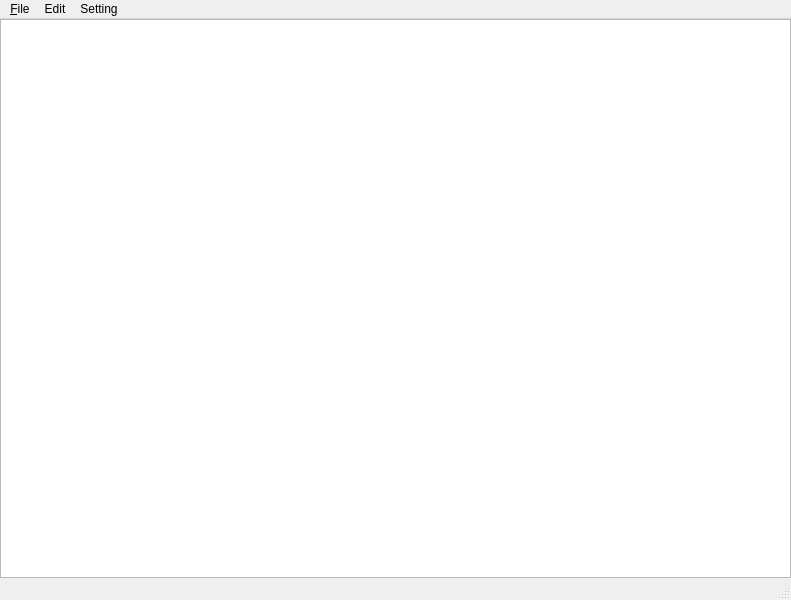
<?xml version="1.0" encoding="UTF-8"?>
<ui version="4.0">
 <class>MainWindow</class>
 <widget class="QMainWindow" name="MainWindow">
  <property name="geometry">
   <rect>
    <x>0</x>
    <y>0</y>
    <width>791</width>
    <height>600</height>
   </rect>
  </property>
  <property name="windowTitle">
   <string>XNote</string>
  </property>
  <widget class="QWidget" name="centralwidget">
   <layout class="QGridLayout" name="gridLayout">
    <property name="leftMargin">
     <number>0</number>
    </property>
    <property name="topMargin">
     <number>0</number>
    </property>
    <property name="rightMargin">
     <number>0</number>
    </property>
    <property name="bottomMargin">
     <number>0</number>
    </property>
    <item row="0" column="0">
     <layout class="QGridLayout" name="gridLayout_2">
      <item row="0" column="0">
       <widget class="QTextEdit" name="textEdit"/>
      </item>
     </layout>
    </item>
   </layout>
  </widget>
  <widget class="QMenuBar" name="menubar">
   <property name="geometry">
    <rect>
     <x>0</x>
     <y>0</y>
     <width>791</width>
     <height>26</height>
    </rect>
   </property>
   <property name="mouseTracking">
    <bool>true</bool>
   </property>
   <property name="tabletTracking">
    <bool>false</bool>
   </property>
   <property name="layoutDirection">
    <enum>Qt::LeftToRight</enum>
   </property>
   <widget class="QMenu" name="menuFile">
    <property name="mouseTracking">
     <bool>true</bool>
    </property>
    <property name="title">
     <string>&amp;File</string>
    </property>
    <addaction name="actionOpen"/>
    <addaction name="actionSave"/>
    <addaction name="actionNew_Tab"/>
    <addaction name="actionPrint"/>
    <addaction name="actionExit"/>
   </widget>
   <widget class="QMenu" name="menuEdit">
    <property name="mouseTracking">
     <bool>true</bool>
    </property>
    <property name="title">
     <string>Edit</string>
    </property>
    <addaction name="actionText_Color"/>
    <addaction name="actionText_Size"/>
    <addaction name="actionUndo"/>
    <addaction name="actionRedo"/>
   </widget>
   <widget class="QMenu" name="menuSetting">
    <property name="mouseTracking">
     <bool>true</bool>
    </property>
    <property name="title">
     <string>Setting</string>
    </property>
    <addaction name="actionConfigure"/>
    <addaction name="actionKey_Setting"/>
    <addaction name="actionAutomatic_line_break"/>
   </widget>
   <addaction name="menuFile"/>
   <addaction name="menuEdit"/>
   <addaction name="menuSetting"/>
  </widget>
  <widget class="QStatusBar" name="statusBar">
   <property name="accessibleName">
    <string/>
   </property>
  </widget>
  <action name="actionOpen">
   <property name="text">
    <string>&amp;Open</string>
   </property>
   <property name="shortcut">
    <string>Ctrl+O</string>
   </property>
  </action>
  <action name="actionSave">
   <property name="text">
    <string>&amp;Save</string>
   </property>
   <property name="shortcut">
    <string>Ctrl+S</string>
   </property>
  </action>
  <action name="actionNew_Tab">
   <property name="text">
    <string>New Tab</string>
   </property>
  </action>
  <action name="actionPrint">
   <property name="text">
    <string>Print</string>
   </property>
  </action>
  <action name="actionExit">
   <property name="text">
    <string>Exit</string>
   </property>
  </action>
  <action name="actionText_Color">
   <property name="text">
    <string>Text Color</string>
   </property>
  </action>
  <action name="actionText_Size">
   <property name="text">
    <string>Text Size</string>
   </property>
  </action>
  <action name="actionUndo">
   <property name="text">
    <string>Undo</string>
   </property>
  </action>
  <action name="actionRedo">
   <property name="text">
    <string>Redo</string>
   </property>
  </action>
  <action name="actionConfigure">
   <property name="text">
    <string>Configure</string>
   </property>
  </action>
  <action name="actionKey_Setting">
   <property name="text">
    <string>Key Setting</string>
   </property>
  </action>
  <action name="actionAutomatic_line_break">
   <property name="text">
    <string>Automatic line break</string>
   </property>
  </action>
 </widget>
 <resources/>
 <connections/>
</ui>
